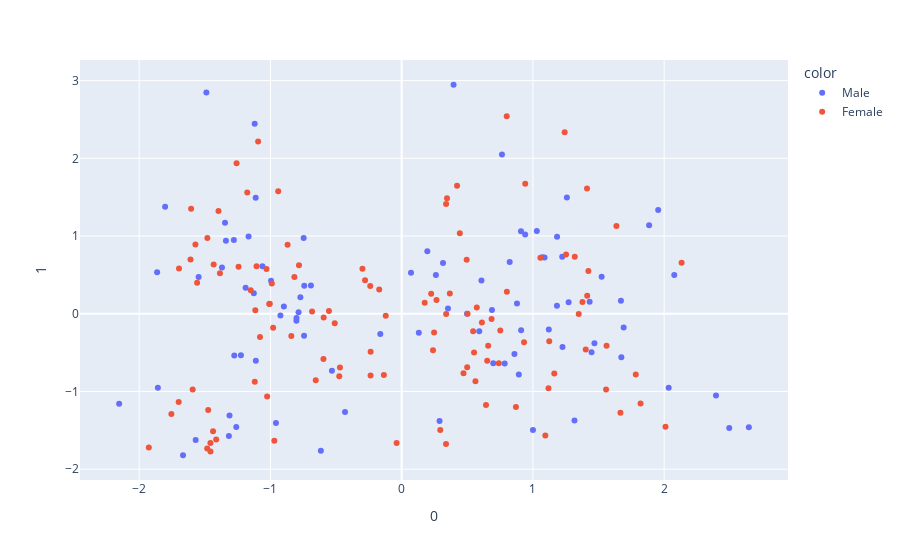

Notebook code cell kept with this figure:
### Code cell
# Plot only by gender color

fig = px.scatter(principalComponents, x=0, y=1, color=clustered_data_5['Gender'])
fig.show()

#It seems that the Gender is mixed
